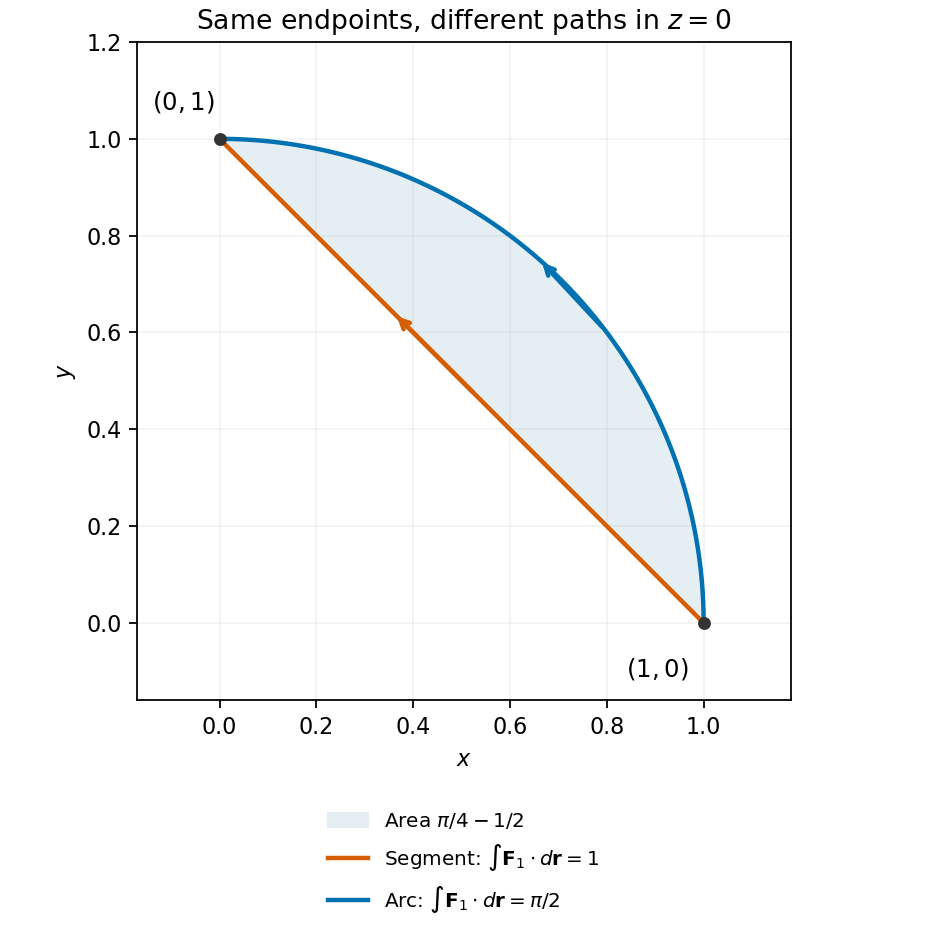

This chart was generated by the following Python code:
"""Original path-dependence diagram. Python 3.14; matplotlib 3.10.7, numpy 2.3.5.

Save the white PNG to cwd, normally the mirrored _media paper directory.
"""
from pathlib import Path
import matplotlib
matplotlib.use('Agg')
import matplotlib.pyplot as plt
import numpy as np

p=np.linspace(0,np.pi/2,500)
fig,ax=plt.subplots(figsize=(5.8,5.8),layout='constrained',facecolor='white')
x=np.linspace(0,1,500)
ax.fill_between(x,1-x,np.sqrt(1-x*x),color='#e5eef3',label=r'Area $\pi/4-1/2$')
ax.plot([1,0],[0,1],color='#d55e00',lw=2,label=r'Segment: $\int\mathbf{F}_1\cdot d\mathbf{r}=1$')
ax.plot(np.cos(p),np.sin(p),color='#0072b2',lw=2,label=r'Arc: $\int\mathbf{F}_1\cdot d\mathbf{r}=\pi/2$')
ax.annotate('',xy=(.36,.64),xytext=(.53,.47),arrowprops={'arrowstyle':'->','color':'#d55e00','lw':2})
ax.annotate('',xy=(np.cos(.85),np.sin(.85)),xytext=(np.cos(.65),np.sin(.65)),arrowprops={'arrowstyle':'->','color':'#0072b2','lw':2})
ax.scatter([1,0],[0,1],color='#333333',s=23,zorder=5)
ax.annotate('$(1,0)$',(1,0),xytext=(.84,-.11),fontsize=11)
ax.annotate('$(0,1)$',(0,1),xytext=(-.14,1.06),fontsize=11)
ax.set(xlabel='$x$',ylabel='$y$',xlim=(-.17,1.18),ylim=(-.16,1.2),title='Same endpoints, different paths in $z=0$')
ax.set_aspect('equal');ax.grid(alpha=.15)
ax.legend(loc='upper center',fontsize=9,bbox_to_anchor=(.5,-.14),frameon=False)
fig.savefig(Path(__file__).with_suffix('.png').name,dpi=160,facecolor='white')
